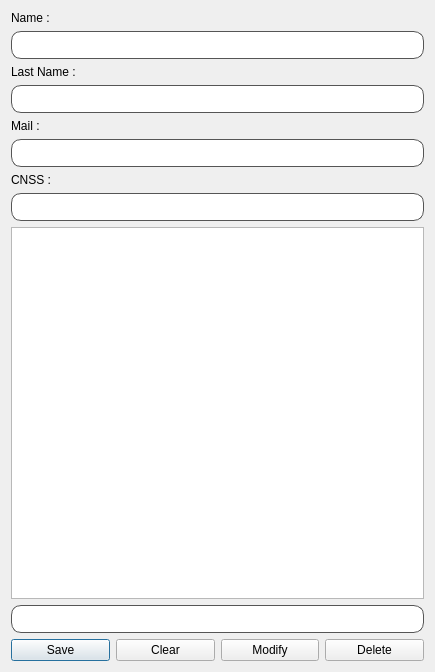
<?xml version="1.0" encoding="UTF-8"?>
<ui version="4.0">
 <class>enseignant</class>
 <widget class="QDialog" name="enseignant">
  <property name="geometry">
   <rect>
    <x>0</x>
    <y>0</y>
    <width>435</width>
    <height>672</height>
   </rect>
  </property>
  <property name="windowTitle">
   <string>Dialog</string>
  </property>
  <layout class="QVBoxLayout" name="verticalLayout_4">
   <item>
    <layout class="QVBoxLayout" name="verticalLayout_3">
     <item>
      <layout class="QVBoxLayout" name="verticalLayout_2">
       <item>
        <widget class="QLabel" name="label_3">
         <property name="text">
          <string>Name : </string>
         </property>
        </widget>
       </item>
       <item>
        <widget class="QLineEdit" name="name_lineEdit">
         <property name="styleSheet">
          <string notr="true">QLineEdit {
    border-radius: 10px; /* Adjust the value to change the roundness */
    padding: 5px; /* Adjust the padding as needed */
    border: 1px solid #555555; /* Optional: add a border */
}
</string>
         </property>
        </widget>
       </item>
       <item>
        <widget class="QLabel" name="label_4">
         <property name="text">
          <string>Last Name : </string>
         </property>
        </widget>
       </item>
       <item>
        <widget class="QLineEdit" name="lastname_lineEdit">
         <property name="styleSheet">
          <string notr="true">QLineEdit {
    border-radius: 10px; /* Adjust the value to change the roundness */
    padding: 5px; /* Adjust the padding as needed */
    border: 1px solid #555555; /* Optional: add a border */
}
</string>
         </property>
        </widget>
       </item>
       <item>
        <widget class="QLabel" name="label_5">
         <property name="text">
          <string>Mail : </string>
         </property>
        </widget>
       </item>
       <item>
        <widget class="QLineEdit" name="mail_lineEdit">
         <property name="styleSheet">
          <string notr="true">QLineEdit {
    border-radius: 10px; /* Adjust the value to change the roundness */
    padding: 5px; /* Adjust the padding as needed */
    border: 1px solid #555555; /* Optional: add a border */
}
</string>
         </property>
        </widget>
       </item>
       <item>
        <widget class="QLabel" name="label_6">
         <property name="text">
          <string>CNSS : </string>
         </property>
        </widget>
       </item>
       <item>
        <widget class="QLineEdit" name="numinsc_lineEdit">
         <property name="styleSheet">
          <string notr="true">QLineEdit {
    border-radius: 10px; /* Adjust the value to change the roundness */
    padding: 5px; /* Adjust the padding as needed */
    border: 1px solid #555555; /* Optional: add a border */
}
</string>
         </property>
        </widget>
       </item>
      </layout>
     </item>
     <item>
      <layout class="QVBoxLayout" name="verticalLayout"/>
     </item>
     <item>
      <widget class="QTableView" name="tableView">
       <property name="styleSheet">
        <string notr="true"/>
       </property>
       <attribute name="horizontalHeaderDefaultSectionSize">
        <number>140</number>
       </attribute>
       <attribute name="verticalHeaderVisible">
        <bool>false</bool>
       </attribute>
      </widget>
     </item>
     <item>
      <widget class="QLineEdit" name="searchbar">
       <property name="styleSheet">
        <string notr="true">QLineEdit {
    border-radius: 10px; /* Adjust the value to change the roundness */
    padding: 5px; /* Adjust the padding as needed */
    border: 1px solid #555555; /* Optional: add a border */
}
</string>
       </property>
      </widget>
     </item>
     <item>
      <layout class="QHBoxLayout" name="horizontalLayout">
       <item>
        <widget class="QPushButton" name="add_pushButton">
         <property name="text">
          <string>Save</string>
         </property>
        </widget>
       </item>
       <item>
        <widget class="QPushButton" name="clear_pushButton">
         <property name="text">
          <string>Clear</string>
         </property>
        </widget>
       </item>
       <item>
        <widget class="QPushButton" name="modify_pushButton">
         <property name="text">
          <string>Modify</string>
         </property>
        </widget>
       </item>
       <item>
        <widget class="QPushButton" name="delete_pushButton">
         <property name="text">
          <string>Delete</string>
         </property>
        </widget>
       </item>
      </layout>
     </item>
    </layout>
   </item>
  </layout>
 </widget>
 <tabstops>
  <tabstop>name_lineEdit</tabstop>
  <tabstop>lastname_lineEdit</tabstop>
  <tabstop>mail_lineEdit</tabstop>
  <tabstop>numinsc_lineEdit</tabstop>
  <tabstop>tableView</tabstop>
  <tabstop>add_pushButton</tabstop>
  <tabstop>clear_pushButton</tabstop>
  <tabstop>modify_pushButton</tabstop>
  <tabstop>delete_pushButton</tabstop>
 </tabstops>
 <resources/>
 <connections/>
</ui>
